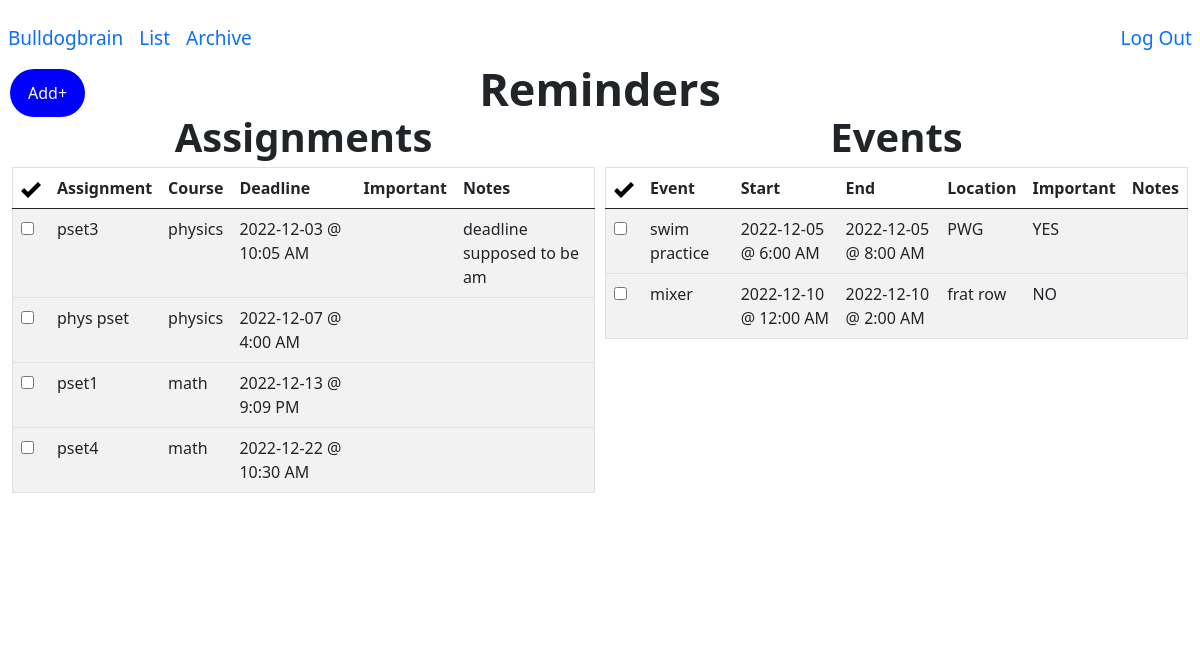
Page /list (signed in) on the earlier database version.
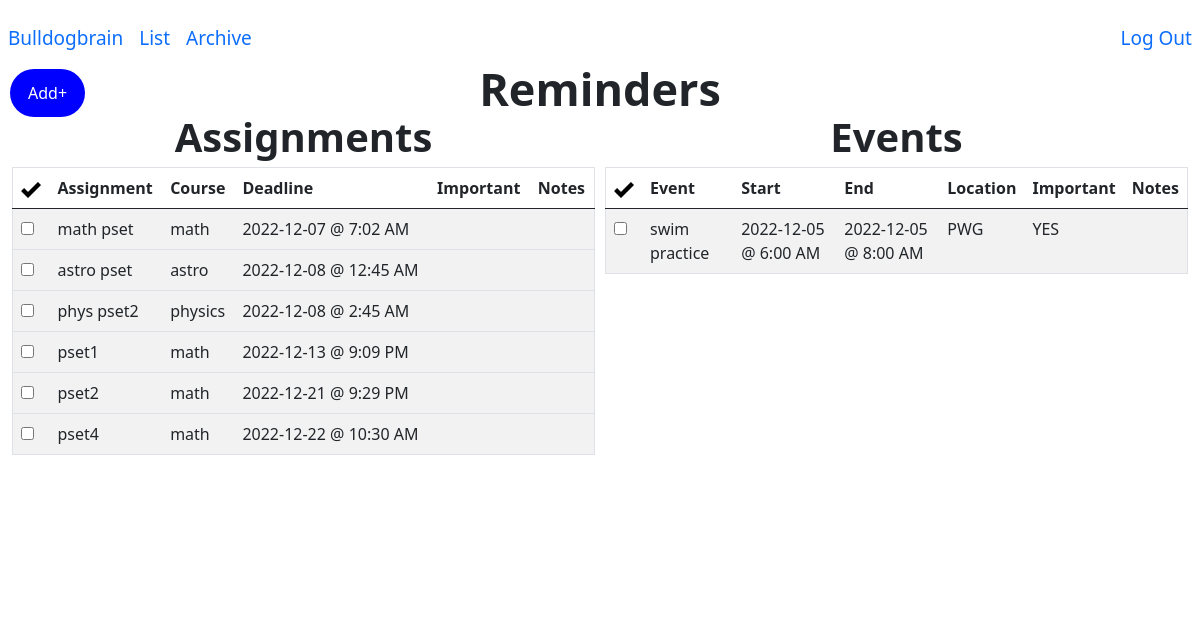
Same page on the later database version.
### tables this page shows
CREATE TABLE "assignments"(
    'id' INTEGER PRIMARY KEY AUTOINCREMENT NOT NULL, 
    'title' TEXT, 
    'course' TEXT, 
    'deadline' TEXT, 
    'importance' INTEGER, 
    'notes' TEXT, 
    'user_id' INTEGER, 'completed' INTEGER NOT NULL DEFAULT '0' CHECK (completed IN (0, 1)),
    FOREIGN KEY (user_id)
    REFERENCES users (id));

CREATE TABLE 'events'(
    'event_id' INTEGER PRIMARY KEY AUTOINCREMENT NOT NULL, 
    'title' TEXT,
    'location' TEXT, 
    'start_date' TEXT,
    'start_time' TEXT, 
    'end_date' TEXT,
    'end_time' TEXT,
    'importance' INTEGER, 
    'notes' TEXT, 
    'user_id' INTEGER, 'completed' INTEGER NOT NULL DEFAULT '0' CHECK (completed IN (0, 1)),
    FOREIGN KEY (user_id)
    REFERENCES users (id));

### app.py (the view)
@app.route("/list", methods=["GET", "POST"])
def list():
    assignments = db.execute(
            "SELECT id, title, course, date(deadline) as date, CASE WHEN StrFTime('%H', deadline) % 12 = 0 THEN 12 ELSE StrFTime('%H', deadline) % 12 END || ':' || StrFTime('%M', deadline) || ' ' || CASE WHEN CAST(StrFTime('%H', deadline) AS INTEGER) > 12 THEN 'PM' ELSE 'AM' END 'time', importance, notes FROM assignments WHERE user_id = ? AND completed != 1 ORDER BY deadline ASC", session["user_id"])
    events = db.execute(
            "SELECT event_id, title, location, start_date, CASE WHEN StrFTime('%H', start_time) % 12 = 0 THEN 12 ELSE StrFTime('%H', start_time) % 12 END || ':' || StrFTime('%M', start_time) || ' ' || CASE WHEN CAST(StrFTime('%H', start_time) AS INTEGER) > 12 THEN 'PM' ELSE 'AM' END 'start_time', end_date, CASE WHEN StrFTime('%H', end_time) % 12 = 0 THEN 12 ELSE StrFTime('%H', end_time) % 12 END || ':' || StrFTime('%M', end_time) || ' ' || CASE WHEN CAST(StrFTime('%H', end_time) AS INTEGER) > 12 THEN 'PM' ELSE 'AM' END 'end_time', importance, notes FROM events WHERE user_id = ? AND completed != 1 ORDER BY start_date ASC, start_time ASC", session["user_id"])
    if request.method == "POST":
        assignment_id = request.form.get("assignment_id")
        db.execute("UPDATE assignments SET completed = '1' WHERE id = ?", assignment_id)
        event_id = request.form.get("event_id")
        db.execute("UPDATE events SET completed = '1' WHERE event_id = ?", event_id)
        return redirect("/list")
    else:
        return render_template("list.html", assignments=assignments, events=events)

### app.py (called while the page is built)
@app.after_request
def after_request(response):
    response.headers["Cache-Control"] = "no-cache, no-store, must-revalidate"
    response.headers["Expires"] = 0
    response.headers["Pragma"] = "no-cache"
    return response

### templates/list.html (shortened to what this page needs)
{% extends "layout.html" %}
{% block main %}
<strong style = "position:relative; top:-110px; font-size: 45px">Reminders</strong>
<div class="row">
<div class="column">
    <strong style = "position:relative; top:-130px; font-size: 40px">Assignments</strong>
            <table style = "position:relative; top:-130px" class="table table-striped">
            <thead>
                <tr>
                    <th><img src="static/images/checkMark.png" alt="Checkmark" width="20" height="20"></th>
                    <th>Assignment</th>
                    <th>Course</th>
                    <th>Deadline</th>
                    <th>Important</th>
                    <th>Notes</th>
                </tr>
            </thead>
            <tbody>
                {% for assignments in assignments %}
                <tr>
                    <td>
                        <form id="completion" action="/list" method="post">
                            <input autocomplete="off" type="checkbox" id="assignment_id" name="assignment_id" value="{{ assignments.id }}" onclick="submit()" required>
                        </form>
                    </td>
                    <td>{{ assignments.title }}</td>
                    <td>{{ assignments.course }}</td>
                    <td>{{ assignments.date }} @ {{ assignments.time }}</td>
                    <td>{{ assignments.importance }}</td>
                    <td>{{ assignments.notes }}</td>
                </tr>
                {% endfor %}
            </tbody>
        </table>
    </div>
    <div class="column">
        <strong style = "position:relative; top:-130px; font-size: 40px">Events</strong>
            <table style = "position:relative; top:-130px" class="table table-striped">
            <thead>
                <tr>
                    <th><img src="static/images/checkMark.png" alt="Checkmark" width="20" height="20"></th>
                    <th>Event</th>
                    <th>Start</th>
                    <th>End</th>
                    <th>Location</th>
                    <th>Important</th>
                    <th>Notes</th>
                </tr>
            </thead>
            <tbody>
                {% for events in events %}
                <tr>
                    <td>
                        <form id="completion" action="/list" method="post">
                            <input autocomplete="off" type="checkbox" id="event_id" name="event_id" value="{{ events.event_id }}" onclick="submit()" required>
                        </form>
                    </td>
                    <td>{{ events.title }}</td>
                    <td>{{ events.start_date }} @ {{ events.start_time }}</td>
                    <td>{{ events.end_date }} @ {{ events.end_time }}</td>
                    <td>{{ events.location }}</td>
                    <td>{{ events.importance }}</td>
                    <td>{{ events.notes }}</td>
                </tr>
                {% endfor %}
            </tbody>
        </table>
    </div>
</div>
{% endblock %}

Differences in the rows shown:
no longer on this page (row edited): assignments: title "pset3", course "physics", date "2022-12-03", time "10:05 AM", notes "deadline supposed to be am"
no longer on this page (row edited): assignments: title "phys pset", course "physics", date "2022-12-07", time "4:00 AM"
no longer on this page (row edited): events: title "mixer", start_date "2022-12-10", start_time "12:00 AM", end_date "2022-12-10", end_time "2:00 AM", location "frat row", importance "NO"
now on this page (row edited): assignments: title "math pset", course "math", date "2022-12-07", time "7:02 AM"
added assignments: title "astro pset", course "astro", date "2022-12-08", time "12:45 AM"
added assignments: title "phys pset2", course "physics", date "2022-12-08", time "2:45 AM"
now on this page (row edited): assignments: title "pset2", course "math", date "2022-12-21", time "9:29 PM"
